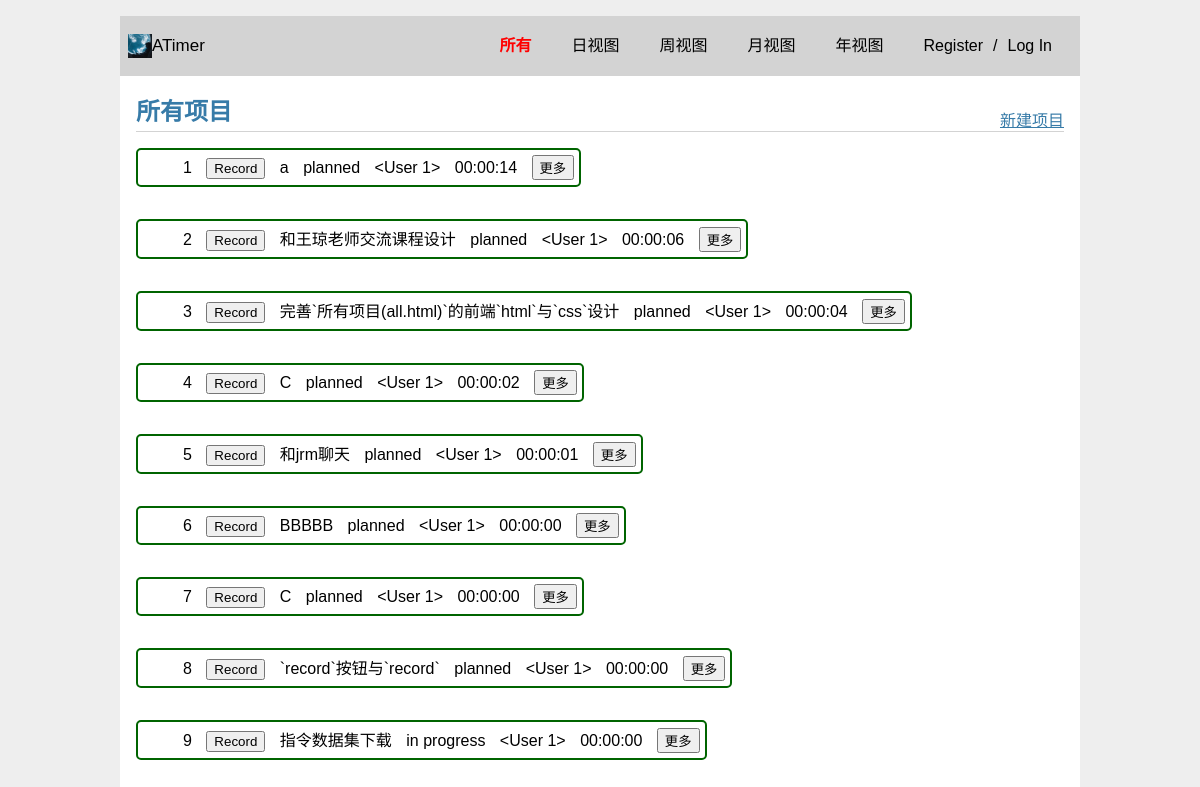
Screenshot of /all with the database file from the repository.
### models.py (models this page shows, shortened)
class Project(db.Model):
  __tablename__ = 'projects'  # 数据库表名
  id = db.Column(db.Integer, primary_key=True,autoincrement=True)  # 项目ID，整数类型，主键
  name = db.Column(db.String(64), nullable=False)  # 项目名称，字符串类型，不能为空
  status = db.Column(db.String(64), default="Pause",nullable=False)  # 项目状态，字符串类型，不能为空
  user_id = db.Column(db.Integer, db.ForeignKey('users.id'), nullable=False)  # 项目所属用户ID，整数类型，外键，不能为空
  all_time = db.Column(db.String)
  daily_time = db.Column(JSONEncodedDict, default={})
  weekly_time = db.Column(JSONEncodedDict, default={})
  monthly_time = db.Column(JSONEncodedDict, default={})
  yearly_time = db.Column(JSONEncodedDict, default={})
  user = db.relationship('User', backref='projects', lazy=True)
  records = db.relationship('Record', backref='records', lazy=True)  # 项目和记录之间的关联关系

### views.py (the view)
@bp.route('/all')
def all():
  projects = Project.query.order_by(Project.all_time.desc()).all()
  return render_template('views/all.html',active_page='all',projects=projects,next='all')

### auth.py (called while the page is built)
@bp.before_app_request
def load_logged_in_user():
    user_id = session.get('user_id')
    if user_id is None:
        g.user = None
    else:
        g.user = User.query.get(user_id)

### models.py (called while the page is built)
  def process_result_value(self, value, dialect):
    if value is not None:
      value = json.loads(value)
    return value

### templates/views/all.html (shortened to what this page needs)
{% extends 'base.html' %}
{% block header %}
<h1>所有项目</h1>
<a class="create_project" href="{{ url_for('main.create',next='main.all') }}">新建项目</a>
{% endblock %}
{% block content %}
<div class="container">
  {% for project in projects %}
  <div class="project-card" data-project-id = "{{ project.id }}">
    <ul style="display: inline-block;width: fit-content;">
      <li class="project-rank">{{ loop.index }}</li>
      <li class="project-timer">
        <button class="timer-btn" id="{{ project.id }}">Record</button>
      </li>
      <li class="project-name">{{ project.name }}</li>
      <li class="project-status">{{ project.status }}</li>
      <li class="project-user">{{ project.user }}</li>
      <li class="project-total-time">{{ project.all_time }}</li>
      <li class="project-more">
        <button class="more" onclick="">更多</button>
      </li>
    </ul>
  </div>
  {% endfor %}
</div>
{% endblock %}

### templates/base.html (shortened to what this page needs)
<html lang="zh-cn">
<head>
  <link rel="stylesheet" href="{{ url_for('static', filename='css/style.css') }}">
</head>
<body>
{% if g.user %}
{% set username=g.user['username'] %}
{% else %}
  {% set username='' %}
{% endif %}
<nav>
  <a href="{{ url_for('main.index')}}"><img class="logo" alt="Logo" src="{{ url_for('static', filename='images/logo.jpg') }}" ></a>
  <p class="title">ATimer</p>
  <ul class="menu">
    <li class="{% if active_page=='all' %}active{% endif %}"><a class="{% if active_page=='all' %}active{% endif %}" href="{{ url_for('main.all')}}">所有</a></li>
    <li class="{% if active_page=='daily' %}active{% endif %}"><a class="{% if active_page=='daily' %}active{% endif %}" href="{{ url_for('main.daily')}}">日视图</a></li>
    <li class="{% if active_page=='weekly' %}active{% endif %}"><a class="{% if active_page=='weekly' %}active{% endif %}" href="{{ url_for('main.weekly')}}">周视图</a></li>
    <li class="{% if active_page=='monthly' %}active{% endif %}"><a class="{% if active_page=='monthly' %}active{% endif %}" href="{{ url_for('main.monthly')}}">月视图</a></li>
    <li class="{% if active_page=='yearly' %}active{% endif %}"><a class="{% if active_page=='yearly' %}active{% endif %}" href="{{ url_for('main.yearly')}}">年视图</a></li>
    {% if g.user %}
      <li><a href="{{ url_for('auth.profile') }}"><span>{{ g.user['username'] }}</span></a>
      <li><a href="{{ url_for('auth.logout') }}">Log Out</a>
    {% else %}
      <li><a href="{{ url_for('auth.register') }}">Register</a>/<a href="{{ url_for('auth.login') }}">Log In</a>
    {% endif %}
  </ul>
</nav>
<section class="content">
  <header>
    {% block header %}{% endblock %}
  </header>
  {% block content %}{% endblock %}
</section>
</html>

### static/css/style.css (style rules this page uses)
html { font-family: sans-serif; background: #eee; padding: 1rem; }
body { max-width: 960px; margin: 0 auto; background: white; }
h1 { font-family: serif; color: #377ba8; margin: 1rem 0; }
a { color: #377ba8; }
nav { background: lightgray; display: flex; align-items: center; padding: 0 0.5rem; }
nav ul { display: flex; list-style: none; margin: 0; padding: 0; }
nav ul li a, nav ul li span, header .action { display: block; padding: 0.5rem; }
.content { padding: 0 1rem 1rem; }
.content > header { border-bottom: 1px solid lightgray; display: flex; align-items: flex-end; }
.content > header h1 { flex: auto; margin: 1rem 0 0.25rem 0; }
.active { font-weight: bold; color: red; }
.logo { height: 24px; }
.title { font-size: 17px; line-height: 17px; vertical-align: middle; }
.logo, .title { flex-shrink: 0; margin-right: auto; vertical-align: middle; }
.title, .menu li { line-height: 1.5em; }
.menu { margin-left: auto; list-style: none; margin: 0; padding: 0; }
.menu li { display: inline-block; padding: 5px 10px; }
.menu a { display: inline-block; padding: 10px; color: #000; text-decoration: none; }
.menu a.active { color: red; font-weight: bold; }
.project-card ul { list-style: none; display: flex; align-items: left; flex-direction: column; border: 2px solid #006400; border-radius: 5px; }
.project-card li { display: inline-block; padding: 5px; margin: 0 auto 0 0; border-radius: 5px; }

### rows the page displays
Project: name "a", status "planned", user "<User 1>", all_time "00:00:14"
Project: name "和王琼老师交流课程设计", status "planned", user "<User 1>", all_time "00:00:06"
Project: name "完善`所有项目(all.html)`的前端`html`与`css`设计", status "planned", user "<User 1>", all_time "00:00:04"
Project: name "C", status "planned", user "<User 1>", all_time "00:00:02"
Project: name "和jrm聊天", status "planned", user "<User 1>", all_time "00:00:01"
Project: name "BBBBB", status "planned", user "<User 1>", all_time "00:00:00"
Project: name "C", status "planned", user "<User 1>", all_time "00:00:00"
Project: name "`record`按钮与`record`", status "planned", user "<User 1>", all_time "00:00:00"
Project: name "指令数据集下载", status "in progress", user "<User 1>", all_time "00:00:00"
